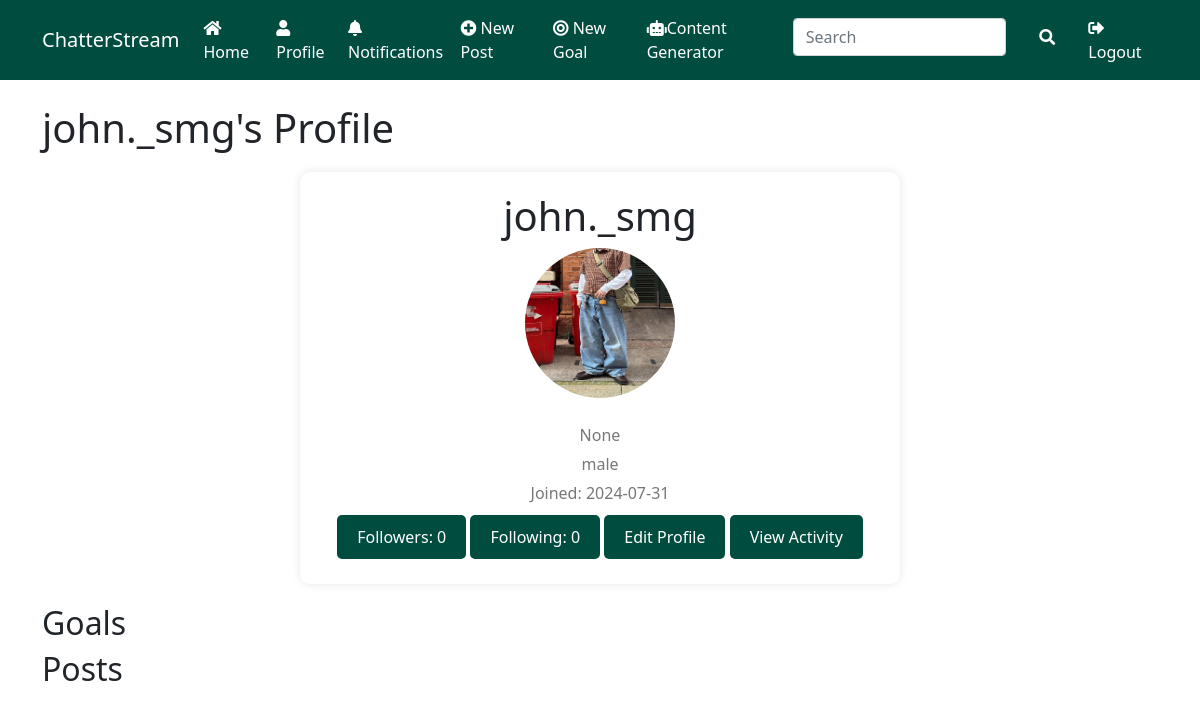
Page /profile/john._smg (signed in) on the earlier database version.
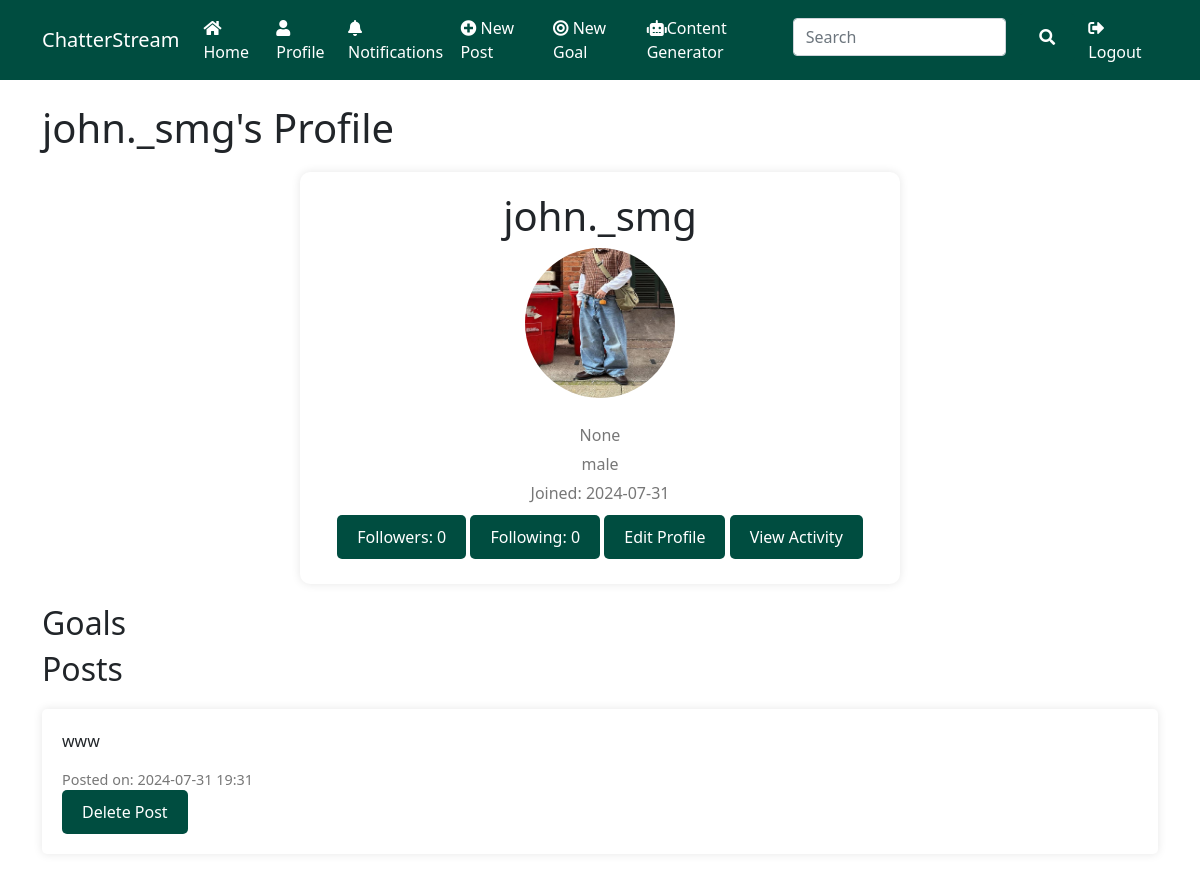
Same page on the later database version.
### app.py (models this page shows)
class Post(db.Model):
    id = db.Column(db.Integer, primary_key=True)
    title = db.Column(db.String(100))
    content = db.Column(db.Text, nullable=True)
    image = db.Column(db.String(200), nullable=True)
    date_posted = db.Column(db.DateTime, nullable=False, default=lambda: datetime.now(eat_tz))
    user_id = db.Column(db.Integer, db.ForeignKey('user.id'), nullable=False)
    approved = db.Column(db.Boolean, default=False, nullable=False)
    likes = db.relationship('Like', backref='post', lazy=True)
    comments = db.relationship('Comment', backref='post', lazy=True, cascade="all, delete-orphan")
    title = db.Column(db.String(100), nullable=False)
    hashtags = db.Column(db.String(200))

### app.py (the view)
@app.route('/profile/<username>')
@login_required
def profile(username):
    user = User.query.filter_by(username=username).first_or_404()
    posts = Post.query.filter_by(user_id=user.id).order_by(Post.date_posted.desc()).all()
    goals = Goal.query.filter_by(user_id=user.id).order_by(Goal.deadline).all()
    is_owner = user == current_user
    form = EditProfileForm(obj=user)
    return render_template('profile.html', user=user, posts=posts, goals=goals, form=form, is_owner=is_owner)

### app.py
class EditProfileForm(FlaskForm):
    username = StringField('Username', validators=[DataRequired(), Length(min=2, max=20)])
    email = StringField('Email', validators=[DataRequired(), Email()])
    bio = TextAreaField('Bio', validators=[Length(max=500)])
    gender = SelectField('Gender', choices=[('male', 'Male'), ('female', 'Female'), ('non-binary', 'Non-binary'), ('other', 'Other'), ('prefer_not_to_say', 'Prefer not to say')])
    pronouns = StringField('Preferred Pronouns')
    display_name = StringField('Display Name', validators=[Length(max=50)])
    profile_picture = FileField('Update Profile Picture', validators=[FileAllowed(['jpg', 'png'])])
    location = StringField('Location', validators=[Length(max=100)])
    website = StringField('Website', validators=[Length(max=200)])
    interests = StringField('Interests (comma-separated)', validators=[Length(max=200)])

### app.py (called while the page is built)
@login_manager.user_loader
def load_user(user_id):
    return User.query.get(int(user_id))

@app.context_processor
def inject_trending_hashtags():
    return dict(trending_hashtags=get_trending_hashtags())

### templates/profile.html (shortened to what this page needs)
{% extends "base.html" %}
{% block content %}
    <h1>{{ user.username }}'s Profile</h1>
    <div class="profile-info">
        <h1>{{ user.username }}</h1>
        <img src="{{ url_for('static', filename='profile_pics/' + user.profile_picture) }}" alt="{{ user.username }}'s profile picture">
        <p> {{ user.unique_name }}</p>
        <p> {{ user.gender }}</p>
        <p>Joined: {{ user.date_joined.strftime('%Y-%m-%d') }}</p>
        <a href="{{ url_for('followers', username=user.username) }}">Followers: {{ user.followers.count() }}</a>
        <a href="{{ url_for('following', username=user.username) }}">Following: {{ user.following.count() }}</a>
        {% if user == current_user %}
            <a href="{{ url_for('edit_profile') }}">Edit Profile</a>
            <a href="{{ url_for('user_activity') }}">View Activity</a>
        {% elif current_user.is_authenticated %}
            {% if current_user.is_following(user) %}
                <a href="{{ url_for('unfollow', username=user.username) }}" class="btn">Unfollow</a>
            {% else %}
                <a href="{{ url_for('follow', username=user.username) }}" class="btn">Follow</a>
            {% endif %}
        {% endif %}
    </div>
    <h2>Goals</h2>
    <h2>Posts</h2>
    {% for post in posts %}
        <div class="post">
            <p>{{ post.content }}</p>
            <div class="post-meta">
                Posted on: {{ post.date_posted.strftime('%Y-%m-%d %H:%M') }}
            </div>
            {% if post.author == current_user %}
                <form action="{{ url_for('delete_post', post_id=post.id) }}" method="post">
                    <button type="submit" class="btn-delete">Delete Post</button>
                </form>
            {% endif %}
        </div>
    {% endfor %}
{% endblock %}

Differences in the rows shown:
added Post: content "www", date_posted "2024-07-31 19:31"
